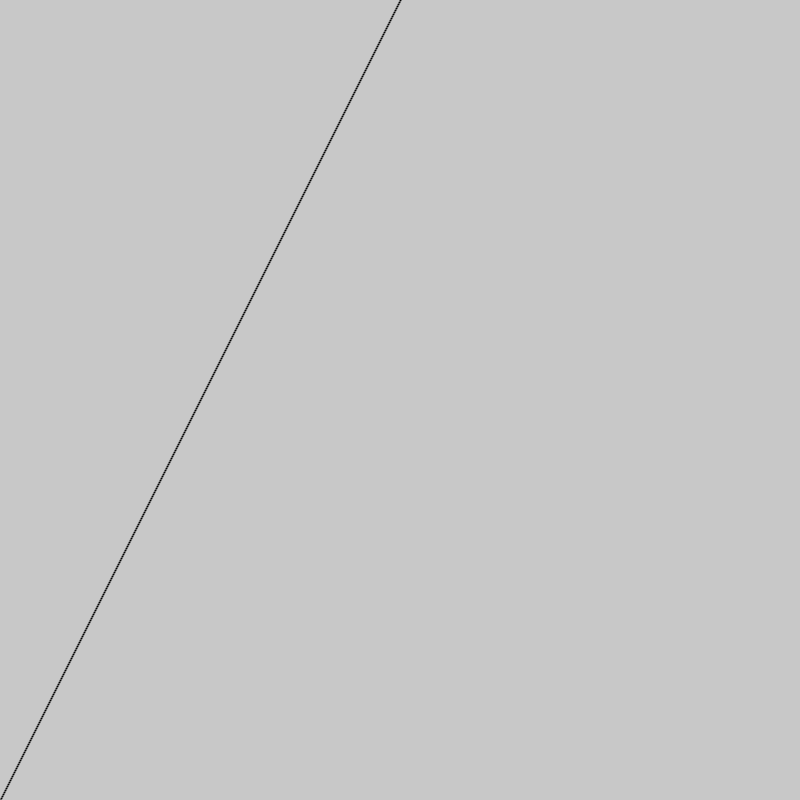
Frame 1 (no input)
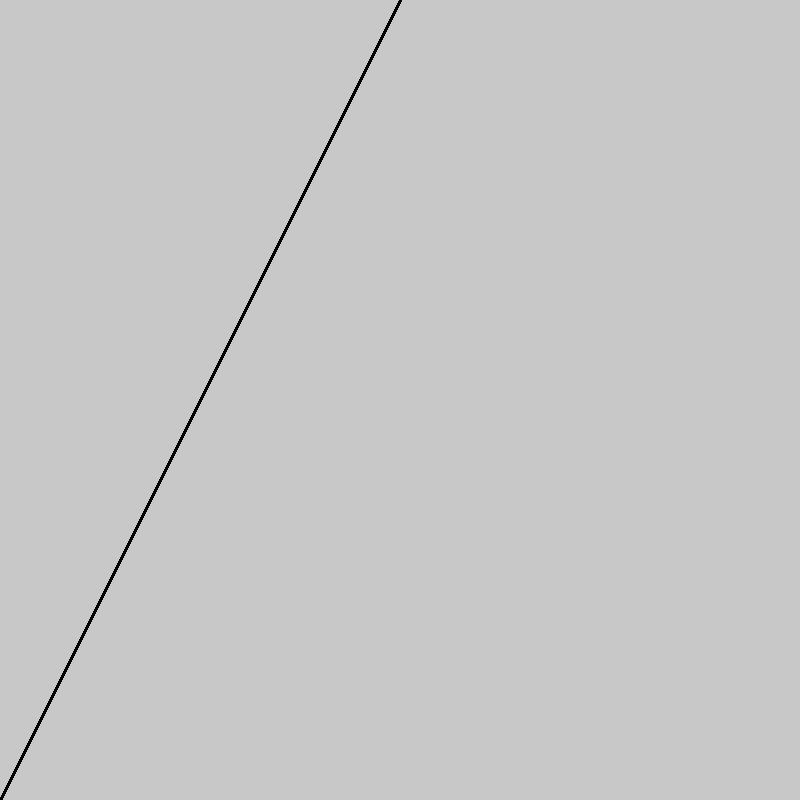
Frame 60 (the mouse pressed at the canvas centre just before this capture)
Frame 120 (the mouse held since frame 60 and released just before this capture): identical to frame 60, image omitted

The Processing sketch that drew these frames (run headless with seeded random() and noise(); from frame 60 on, the mouse is pressed at the canvas centre):

// Processing sketch: graph_plotter
// ── graph_plotter.pde
float x;
float y;

void setup(){
  size(800, 800);
  background(200);
}

void draw(){
  for(float x = 0; x <= width; x++){
    y = 2*x;
    
    
    pushMatrix();
    translate(x, -y + height);
    strokeWeight(2);
    line(0, 0, 0, 0);
    popMatrix();
  }
}
